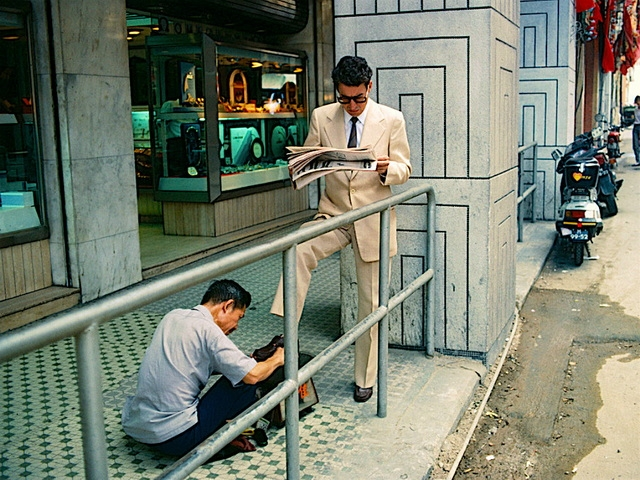
#> input picture lowResolution_function/img/1.jpg, 640 x 480 px, found by its file name
$ python main.py
#> lines starting #> are read from the running program, lines starting #| are printed output that depends on the picture
# 这是一个示例 Python 脚本。

# 按 Shift+F10 执行或将其替换为您的代码。
# 按 双击 Shift 在所有地方搜索类、文件、工具窗口、操作和设置。


import cv2
from matplotlib import pyplot as plt
import numpy as np


img_path = "C:/Users/60432\Desktop/biyesheji/tuihua/img/1.jpg"
image = cv2.imread(img_path)
#> image is the input picture: shape (480, 640, 3); mean B, G, R 110.7, 126.5, 119.4
print(image.shape)
#| (480, 640, 3)
gray_image = cv2.cvtColor(image, cv2.COLOR_BGR2GRAY)
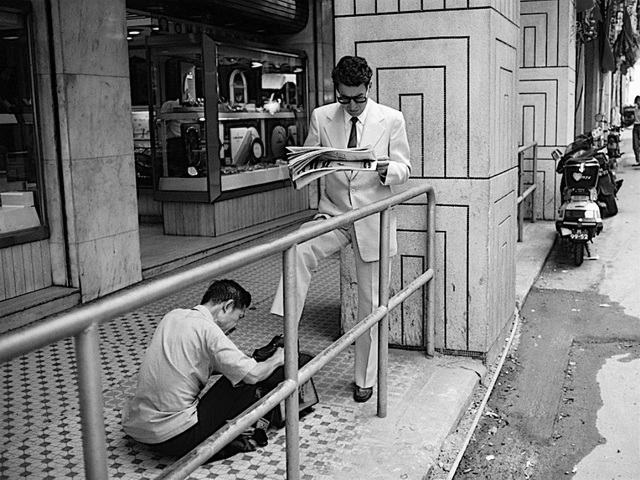
#> gray_image: shape (480, 640); min 0, max 254, mean 122.6
alpha = np.ones((*image.shape[:2], 1), dtype=np.uint8) * 255
image_alpha = np.concatenate((image, alpha), axis=2)
 # the following image can be changed to image_gray or image_alpha
blur_image = cv2.GaussianBlur(image, ksize=(5, 5), sigmaX=1, sigmaY=1)
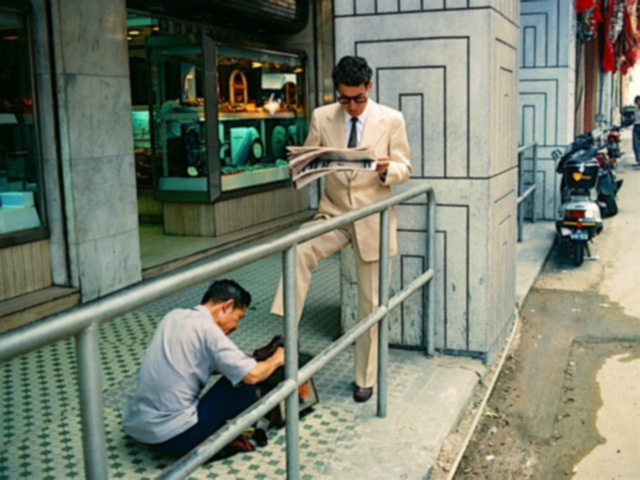
#> blur_image: shape (480, 640, 3); mean B, G, R 110.7, 126.5, 119.4
cv2.imshow('original_image', image)
cv2.imshow('gaussian_blur_image', blur_image)

cv2.imwrite('C:/Users/60432\Desktop/biyesheji/tuihua/img/1-result.jpg', blur_image)
cv2.waitKey(0)
cv2.destroyAllWindows()

$ run again, with lowResolution_function/img/ling3.jpg copied over lowResolution_function/img/1.jpg
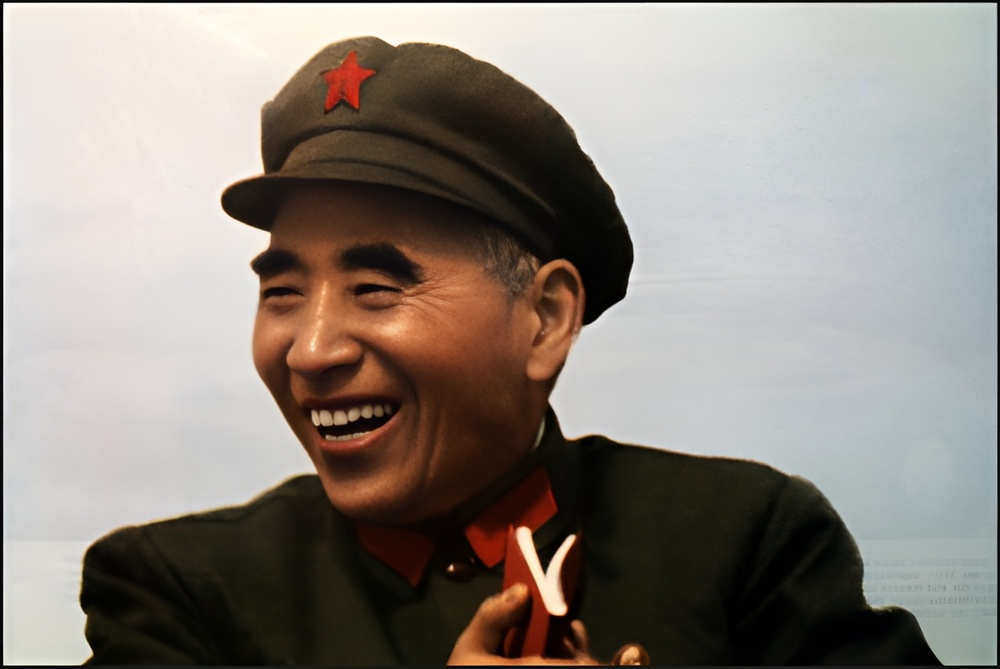
#> input picture lowResolution_function/img/ling3.jpg, 1000 x 669 px, shrunk from 1240 x 830 before the run, found by its file name
#> image is the input picture: shape (669, 1000, 3); mean B, G, R 127.9, 134.7, 142.4
#| (669, 1000, 3)
#> `gray_image = cv2.cvtColor(image, cv2.COLOR_BGR2GRAY)`:
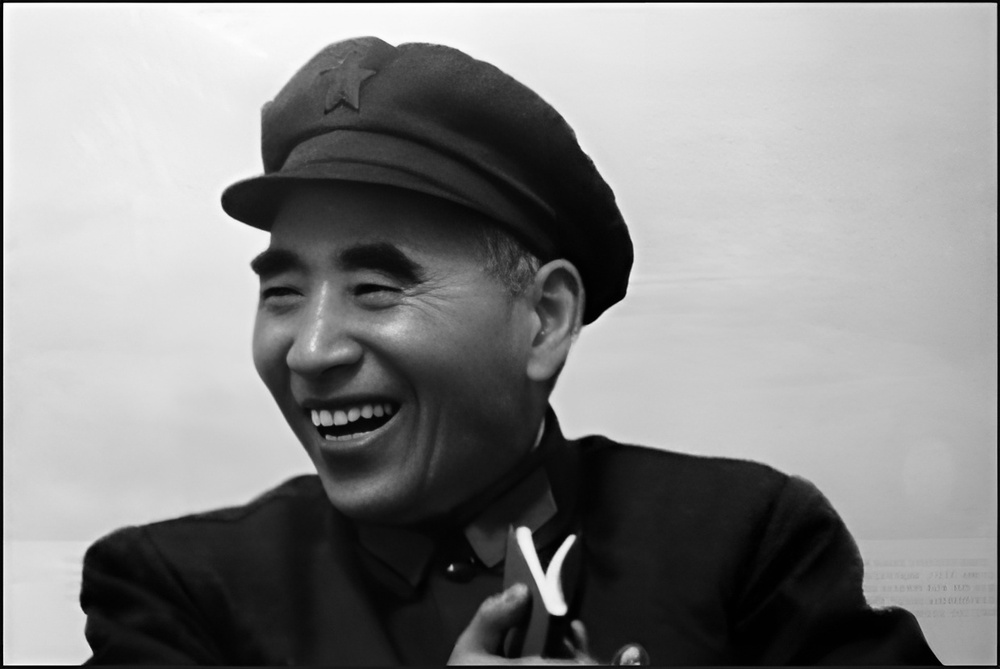
#> gray_image: shape (669, 1000); min 0, max 255, mean 136.2
